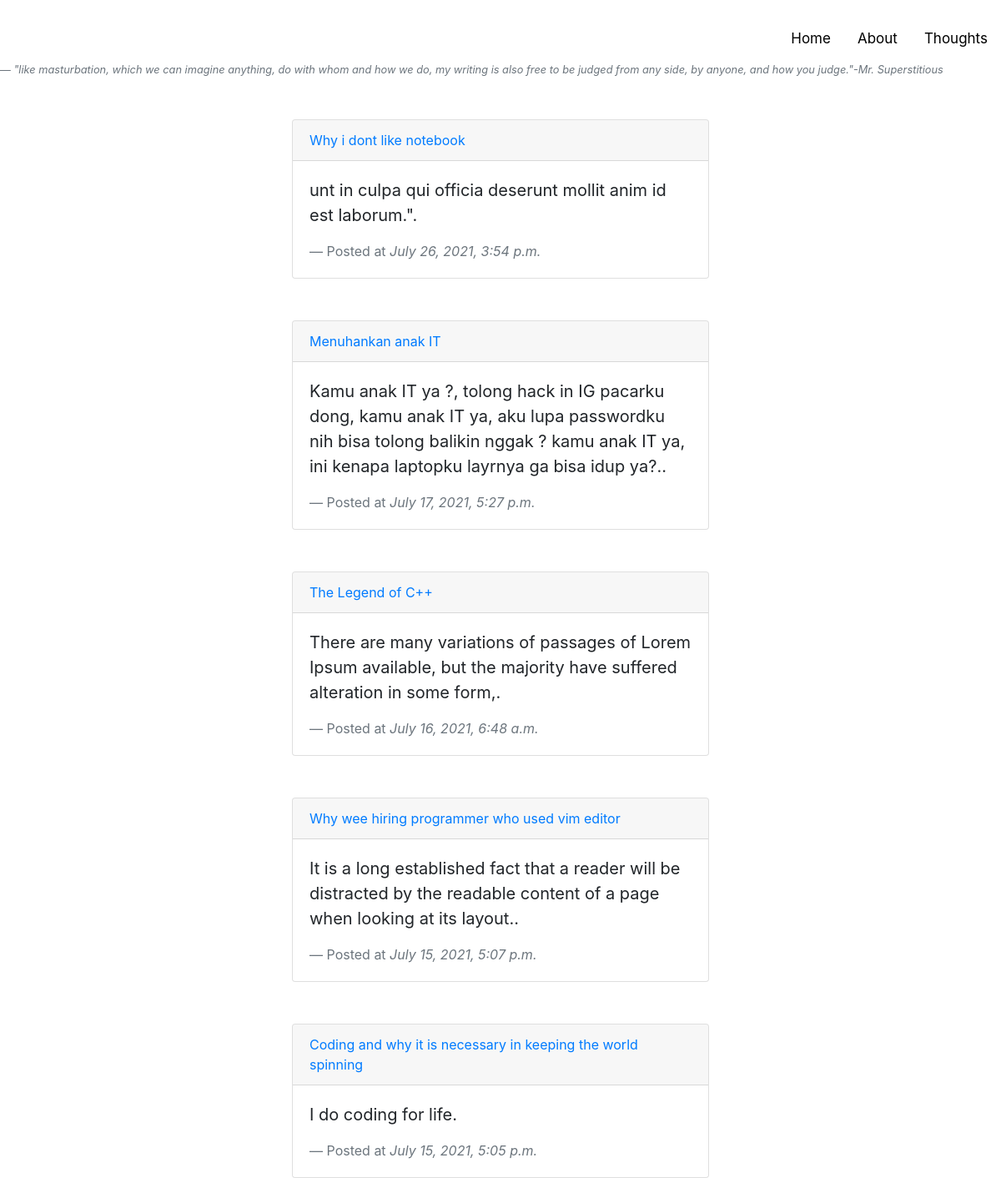
Before: /thoughts/ with the older database file.
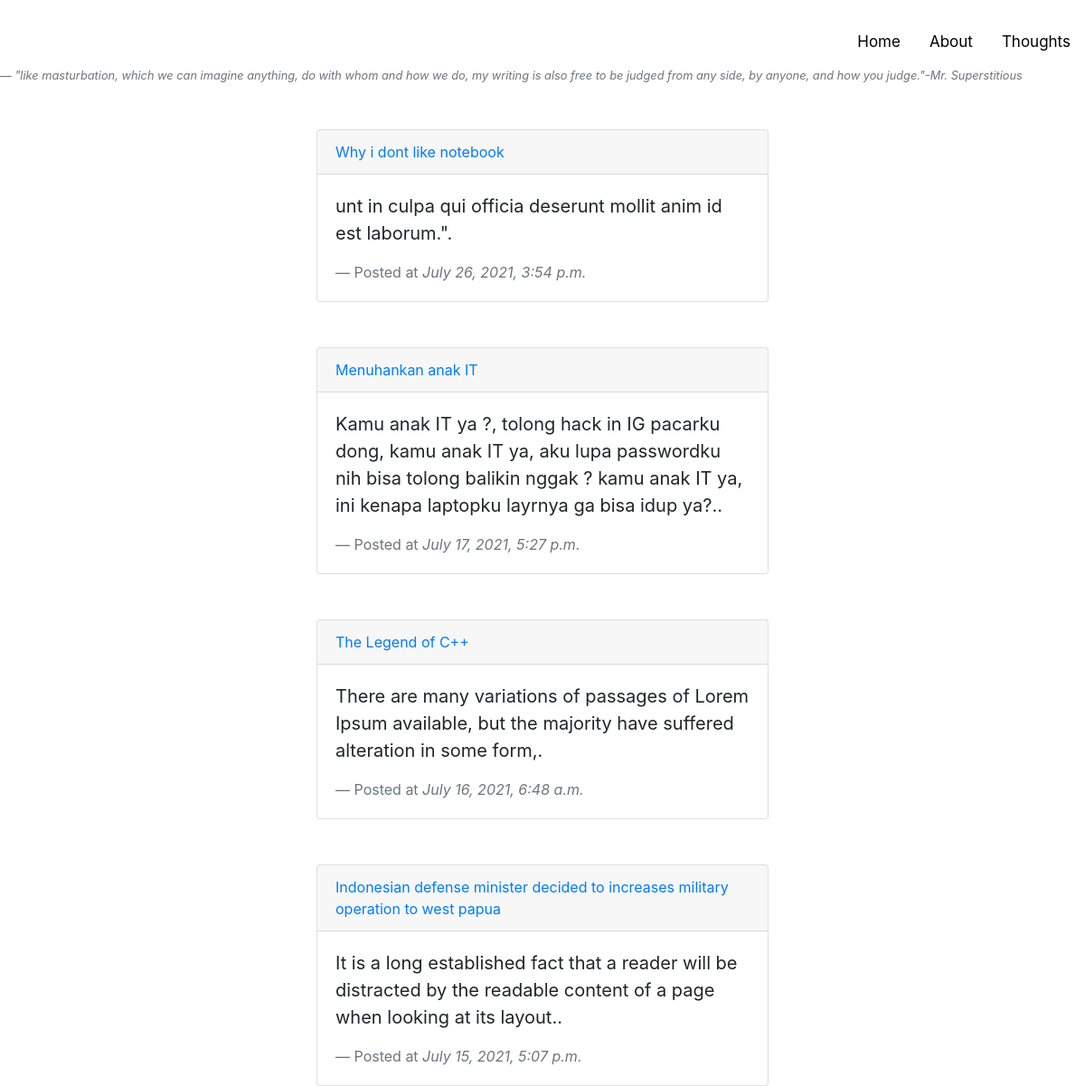
After: the same page with the newer database file.
### blog/models.py (models this page shows, shortened)
class Post(models.Model):
    title = models.CharField(max_length=100)
    intro=models.TextField(null=True, blank=True)
    body=RichTextField(null=True, blank=True)
    date_added=models.DateTimeField(auto_now_add=True)
    slug=models.SlugField(null=True, blank=True)
    category = models.ForeignKey(Category, on_delete=models.CASCADE, null=True)
    image = models.ImageField(null=True, blank=True)
    def image_tag(self):
        return mark_safe('<img src="{}" width=100 />'.format(self.image.url))
    image_tag.short_description = 'image'
    image_tag.allow_tags = True
    class Meta:
        ordering = ['-date_added']

### blog/views.py (the view)
# urls.py: path('thoughts/', thoughts, name='thoughts'),
def thoughts(request):
    thought=Post.objects.all()
    context={
        'thoughts':thought
    }
    return render(request, 'thoughts.html', context)

### blog/templates/thoughts.html
{% extends 'index.html' %}
{% block content %}
<footer class="blockquote-footer"><cite title="Source Title">"like masturbation, which we can imagine anything, do with whom and how we do, my writing is also free to be judged from any side, by anyone, and how you judge."-Mr. Superstitious</cite></footer>
    {% for thought in thoughts %}
    <div class="container ">
        <div class="mx-auto" style="width: 500px; padding-top: 50px;">
            <div class="card">
                <div class="card-header">
                    <a href="{% url 'thought' thought.slug %}">{{thought.title}}</a>
                </div>
                <div class="card-body">
                  <blockquote class="blockquote mb-0">
                    <p>{{thought.intro}}.</p>
                    <footer class="blockquote-footer">Posted at <cite title="Source Title">{{thought.date_added}}</cite></footer>
                  </blockquote>
                </div>
              </div>
        </div>
    </div>
    {% endfor %}
{% endblock %}

### templates/index.html (shortened to what this page needs)
{% load static %}
<!DOCTYPE html>
<html lang="en">
<head>
    <link href="{% static 'css/bootstrap.min.css' %}" rel="stylesheet" />
    <link href="{% static 'css/style.css' %}" rel="stylesheet" />
</head>
<body>
    <div class="topnav">
        <a href="{% url 'thoughts' %}">Thoughts</a>
        <a href="{% url 'about' %}">About</a>
        <a href="{% url 'home' %}">Home</a>
    </div>
    {% block content %}
    {% endblock %}
</body>
</html>

### static/css/style.css (style rules this page uses)
.topnav { overflow: hidden; background-color: white; }
.topnav a { float: right; color: black; text-align: center; padding: 14px 16px; text-decoration: none; font-size: 17px; }
body { margin-top:20px; background-color:#ffffff; }

Changed rows visible on the page:
removed Post: title "Coding and why it is necessary in keeping the world spinning", intro "I do coding for life", date_added "July 15, 2021, 5:05 p.m."
changed Post: title "Why wee hiring programmer who used vim editor" → "Indonesian defense minister decided to increases military operation to west papua"
